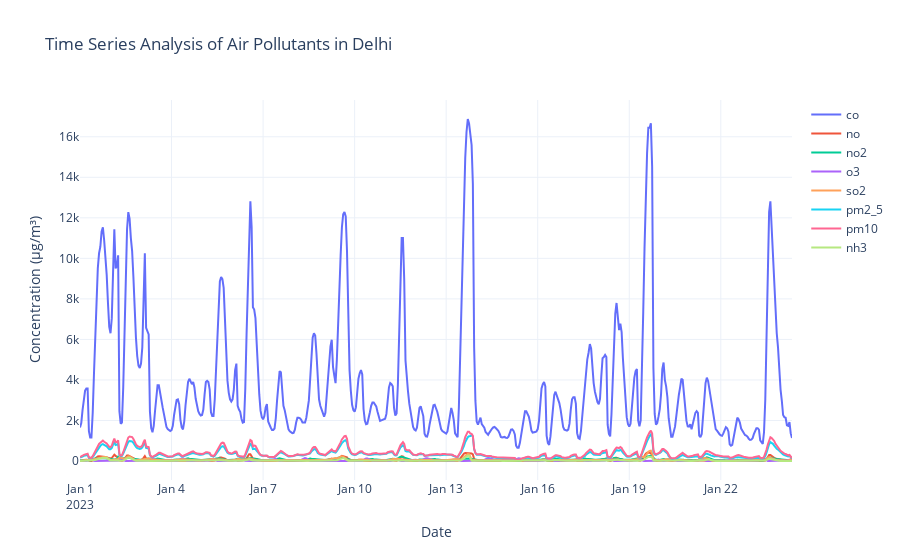

Notebook code cell kept with this figure:
### Code cell
fig = go.Figure()
for pollutant in ['co', 'no', 'no2', 'o3', 'so2', 'pm2_5', 'pm10', 'nh3']:
    fig.add_trace(go.Scatter(x=data['date'], y=data[pollutant], mode='lines', 
                             name=pollutant))
fig.update_layout(title='Time Series Analysis of Air Pollutants in Delhi',
                  xaxis_title='Date', yaxis_title='Concentration (µg/m³)')
fig.show()

### Figure 1 — Plotly figure (JSON) as saved in the notebook; plotly's stock layout.template omitted (floating-point values rounded to 4 significant figures; data arrays with more than 128 entries replaced by an {"elided": "..."} marker saying what was removed)
{"data": [{"mode": "lines", "name": "co", "type": "scatter", "x": {"elided": "561 str values"}, "y": {"elided": "561 float values"}}, {"mode": "lines", "name": "no", "type": "scatter", "x": {"elided": "561 str values"}, "y": {"elided": "561 float values"}}, {"mode": "lines", "name": "no2", "type": "scatter", "x": {"elided": "561 str values"}, "y": {"elided": "561 float values"}}, {"mode": "lines", "name": "o3", "type": "scatter", "x": {"elided": "561 str values"}, "y": {"elided": "561 float values"}}, {"mode": "lines", "name": "so2", "type": "scatter", "x": {"elided": "561 str values"}, "y": {"elided": "561 float values"}}, {"mode": "lines", "name": "pm2_5", "type": "scatter", "x": {"elided": "561 str values"}, "y": {"elided": "561 float values"}}, {"mode": "lines", "name": "pm10", "type": "scatter", "x": {"elided": "561 str values"}, "y": {"elided": "561 float values"}}, {"mode": "lines", "name": "nh3", "type": "scatter", "x": {"elided": "561 str values"}, "y": {"elided": "561 float values"}}], "layout": {"autosize": true, "title": {"text": "Time Series Analysis of Air Pollutants in Delhi"}, "xaxis": {"autorange": true, "range": ["2023-01-01", "2023-01-24 08:00"], "title": {"text": "Date"}, "type": "date"}, "yaxis": {"autorange": true, "range": [-937.6, 17810.0], "title": {"text": "Concentration (µg/m³)"}, "type": "linear"}}}
